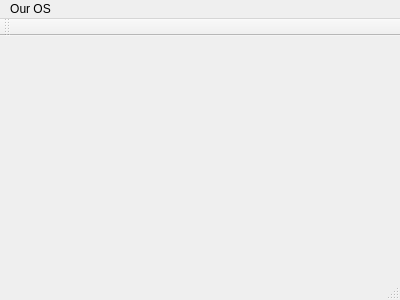
<?xml version="1.0" encoding="UTF-8"?>
<ui version="4.0">
 <class>MainWindow</class>
 <widget class="QMainWindow" name="MainWindow">
  <property name="geometry">
   <rect>
    <x>0</x>
    <y>0</y>
    <width>400</width>
    <height>300</height>
   </rect>
  </property>
  <property name="windowTitle">
   <string>MainWindow</string>
  </property>
  <widget class="QWidget" name="centralWidget"/>
  <widget class="QMenuBar" name="menuBar">
   <property name="geometry">
    <rect>
     <x>0</x>
     <y>0</y>
     <width>400</width>
     <height>26</height>
    </rect>
   </property>
   <widget class="QMenu" name="menu">
    <property name="title">
     <string>Our OS</string>
    </property>
   </widget>
   <addaction name="menu"/>
  </widget>
  <widget class="QToolBar" name="mainToolBar">
   <attribute name="toolBarArea">
    <enum>TopToolBarArea</enum>
   </attribute>
   <attribute name="toolBarBreak">
    <bool>false</bool>
   </attribute>
  </widget>
  <widget class="QStatusBar" name="statusBar"/>
 </widget>
 <layoutdefault spacing="6" margin="11"/>
 <resources/>
 <connections/>
</ui>
